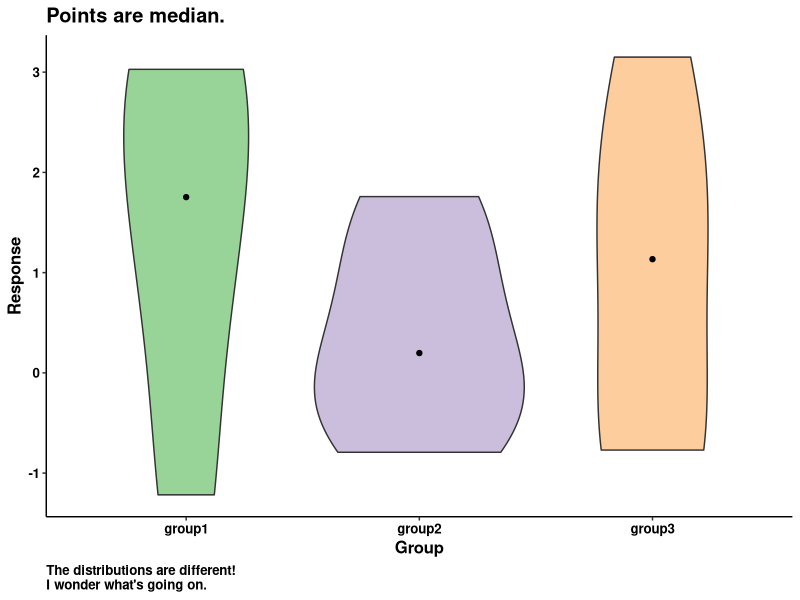
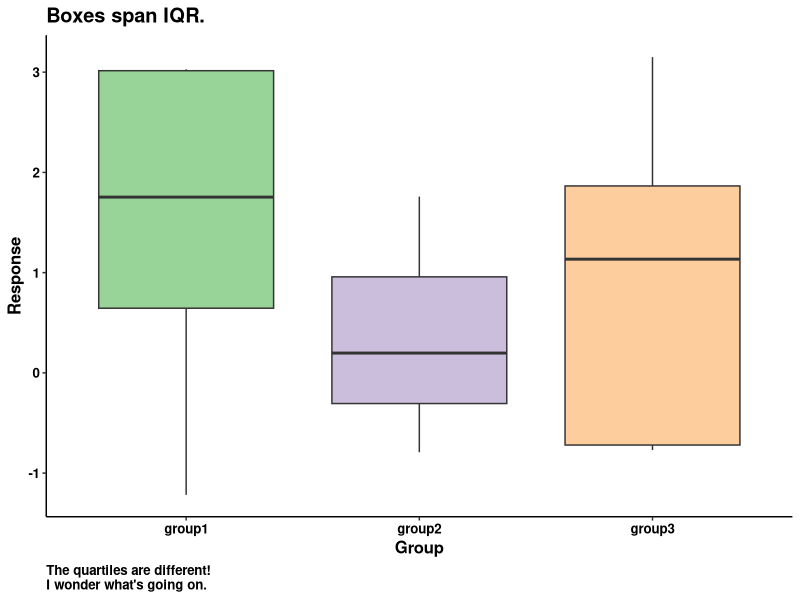
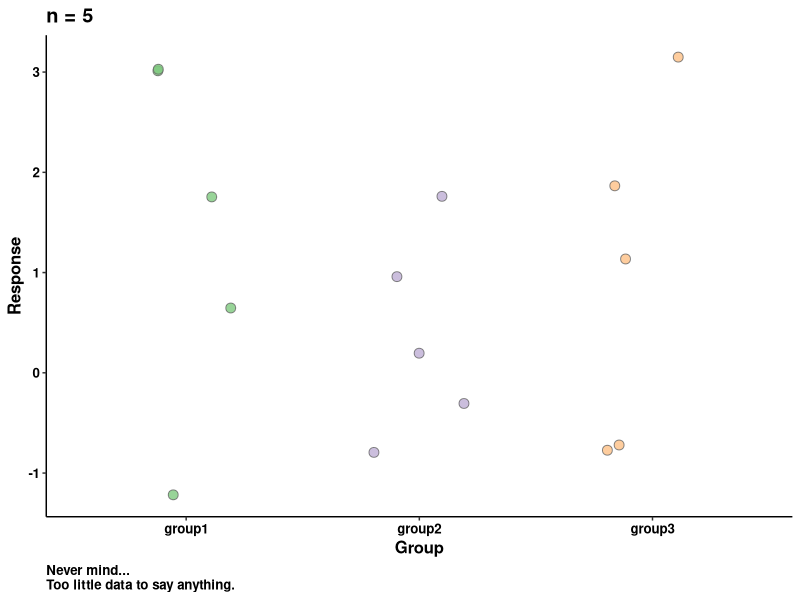
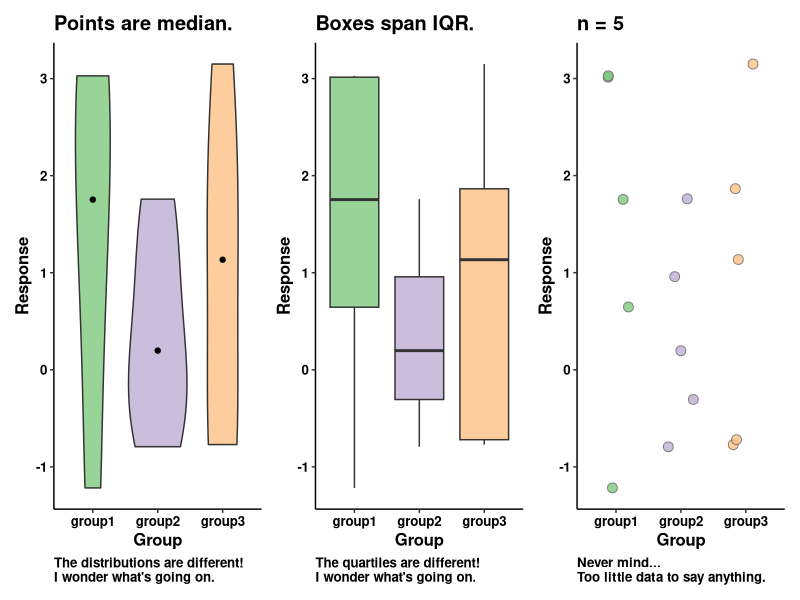
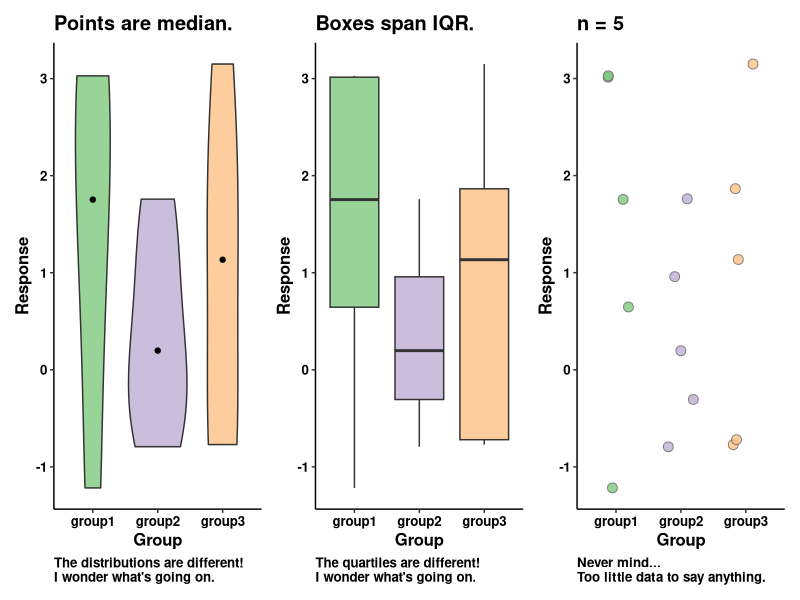
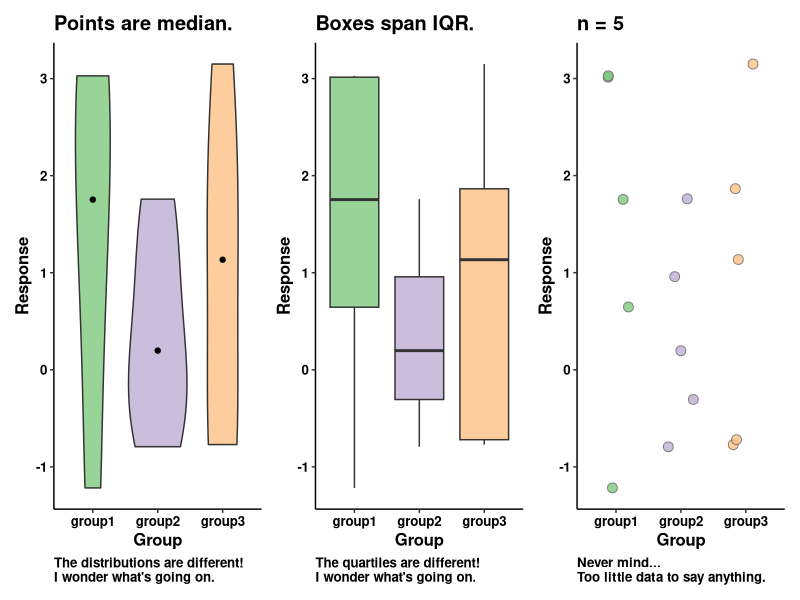

Generate these figures, in order, with R:
## ---- chunk 1
knitr::opts_chunk$set(echo = TRUE)
## ---- chunk 2
library(tidyverse) 
library(ggbeeswarm) # to make jitter plots 

library(emmeans) # for estimated marginal means and stats 

library(RColorBrewer) # for colors 

library(patchwork) # for putting ggplot objects together 
## ---- chunk 3
set.seed(666) # 

data_set <- replicate(rnorm(5, mean = 1, sd  = 1), n = 3, simplify = T) %>% 
  as.data.frame() %>% 
  gather("sample", "Response", 1:3) %>% 
  mutate(Group = str_replace(sample, "V", "group"))


head(data_set) 
## ---- chunk 4
model_1 <- lm(Response ~ Group, data = data_set)
anova(model_1)

emmeans(model_1, ~Group)
## ---- chunk 5
violin_eg <- data_set %>% 
  ggplot(aes(x = Group, y = Response)) +
  geom_violin(aes(fill = Group), 
              alpha = 0.8) +
  stat_summary(geom = "point", fun = median) +
  scale_fill_brewer(palette = "Accent") +
  labs(
    caption = "The distributions are different!\nI wonder what's going on."
  ) +
  theme_classic()+
  theme(
    text = element_text(size=12, color = "black", face = "bold"),
    axis.text = element_text(color = "black"),
    legend.position = "none",
    plot.caption = element_text(hjust = 0)
  ) +
  ggtitle("Points are median.")

violin_eg
## ---- chunk 6
box_eg <- data_set %>% 
  ggplot(aes(x = Group, y = Response)) +
  geom_boxplot(aes(fill = Group), 
              alpha = 0.8) +
  scale_fill_brewer(palette = "Accent") +
  labs(
    caption = "The quartiles are different!\nI wonder what's going on."
  ) +
  theme_classic()+
  theme(
    text = element_text(size=12, color = "black", face = "bold"),
    axis.text = element_text(color = "black"),
    legend.position = "none",
    plot.caption = element_text(hjust = 0)
  ) +
  ggtitle("Boxes span IQR.")

box_eg
## ---- chunk 7
jitter_eg <- data_set %>% 
  ggplot(aes(x = Group, y = Response)) +
  geom_point(aes(fill = Group), 
             alpha = 0.8, shape = 21, size = 3, color = "grey40",
             position = position_jitter(seed = 666, width = 0.2)) +
  scale_fill_brewer(palette = "Accent") +
  labs(
    caption = "Never mind...\nToo little data to say anything."
  ) +
  theme_classic()+
  theme(
    text = element_text(size=12, color = "black", face = "bold"),
    axis.text = element_text(color = "black"),
    legend.position = "none",
    plot.caption = element_text(hjust = 0)
  ) +
  ggtitle(
    "n = 5"
  )

jitter_eg
## ---- chunk 8
wrap_plots(violin_eg, box_eg, jitter_eg,
          nrow = 1)

ggsave("../Results/Beware_of_small_n_box_violin_plot.svg", height = 5, width = 10)
ggsave("../Results/Beware_of_small_n_box_violin_plot.png", height = 5, width = 10)
